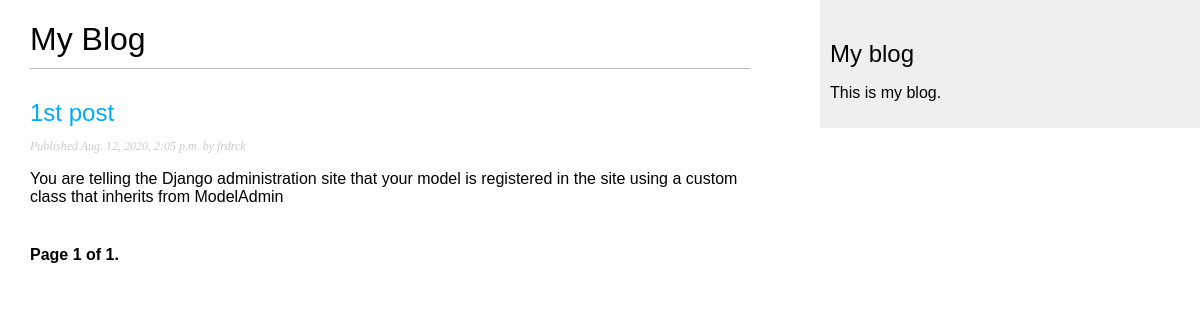
Page /blog/ on the earlier database version.
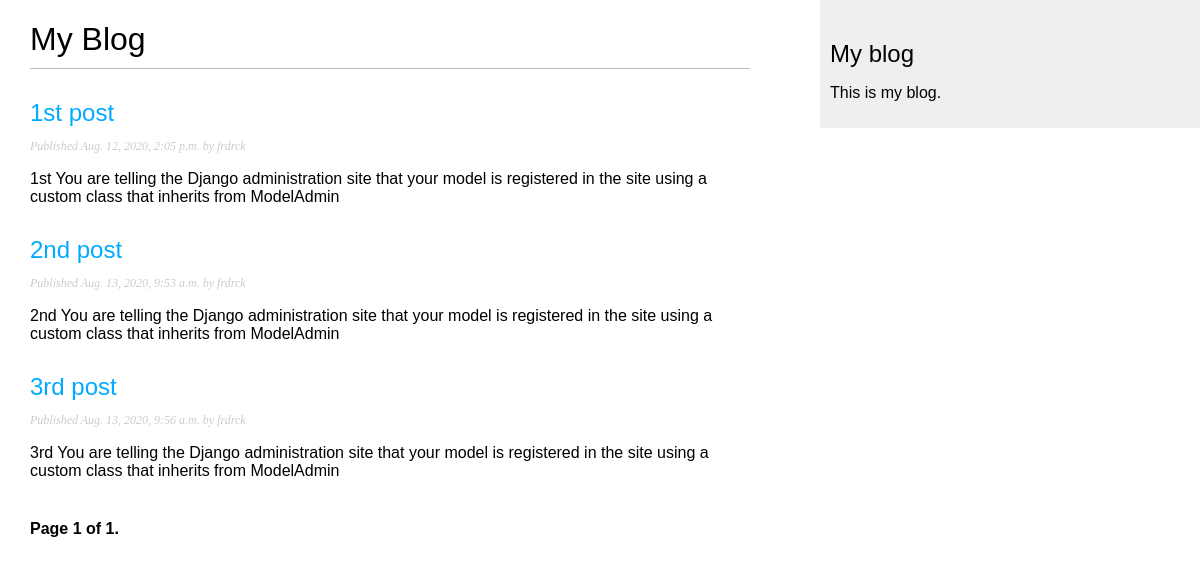
Same page on the later database version.
### blog/models.py (models this page shows, shortened)
class Post(models.Model):
    STATUS_CHOICES = (('draft', 'Draft'), ('published', 'Published'),)
    title = models.CharField(max_length=250)
    slug = models.SlugField(max_length=250, unique_for_date='publish')
    author = models.ForeignKey(User, on_delete=models.CASCADE, related_name='blog_posts')
    body = models.TextField()
    publish = models.DateTimeField(default=timezone.now)
    created = models.DateTimeField(auto_now_add=True)
    updated = models.DateTimeField(auto_now=True)
    status = models.CharField(max_length=10, choices=STATUS_CHOICES, default='draft')
    objects = models.Manager()
    published = PublishedManager()
    def get_absolute_url(self):
        return reverse('blog:post_detail', args=[self.publish.year, self.publish.month, self.publish.day, self.slug])

### blog/views.py (the view)
# urls.py: path('', views.PostListView.as_view(), name='post_list'),
class PostListView(ListView):
    queryset = Post.objects.all()
    context_object_name = 'posts'
    paginate_by = 3
    template_name = 'blog/list.html'

### blog/templates/blog/list.html (shortened to what this page needs)
{% extends "base.html" %}
{% block content %}
    <h1>My Blog</h1>
    {% for post in posts %}
    <h2>
        <a href="{{ post.get_absolute_url }}">
            {{ post.title }}
        </a>
    </h2>
    <p class="date">
        Published {{ post.publish }} by {{ post.author }}
    </p>
    {{ post.body|truncatewords:30|linebreaks }}
{% endfor %}
     {% include 'pagination.html' with page=page_obj %}
{% endblock %}

### blog/templates/base.html (shortened to what this page needs)
{% load static %}
<!DOCTYPE html>
<html lang="en">
    <head>
        <link href="{% static "css/blog.css" %}" rel="stylesheet">
    </head>
    <body>
        <div id="content">
            {% block content %}
            {% endblock %}
        </div>
        <div id="sidebar">
            <h2>My blog</h2>
            <p>This is my blog.</p>
        </div>
    </body>
</html>

### blog/templates/pagination.html (shortened to what this page needs)
<div class="pagination">
    <span class="step-links">
        <span class="current">
            Page {{ page.number }} of {{ page.paginator.num_pages }}.
        </span>
    </span>
</div>

### blog/static/css/blog.css (style rules this page uses)
body { margin:0; padding:0; font-family:helvetica, sans-serif; }
a { color:#00abff; text-decoration:none; }
h1 { font-weight:normal; border-bottom:1px solid #bbb; padding:0 0 10px 0; }
h2 { font-weight:normal; margin:30px 0 0; }
#content { float:left; width:60%; padding:0 0 0 30px; }
#sidebar { float:right; width:30%; padding:10px; background:#efefef; height:100%; }
p.date { color:#ccc; font-family: georgia, serif; font-size: 12px; font-style: italic; }
.pagination { margin:40px 0; font-weight:bold; }

Differences in the rows shown:
changed Post "1st post": body "You are telling the Django administration site that your model is registered in the site using a custom class that inherits from ModelAdmin" → "1st You are telling the Django administration site that your model is registered in the site using a custom class that inherits from ModelAdmin"
added Post: title "2nd post", publish "Aug. 13, 2020, 9:53 a.m.", author "frdrck", body "2nd You are telling the Django administration site that your model is registered in the site using a custom class that inherits from ModelAdmin"
added Post: title "3rd post", publish "Aug. 13, 2020, 9:56 a.m.", author "frdrck", body "3rd You are telling the Django administration site that your model is registered in the site using a custom class that inherits from ModelAdmin"
